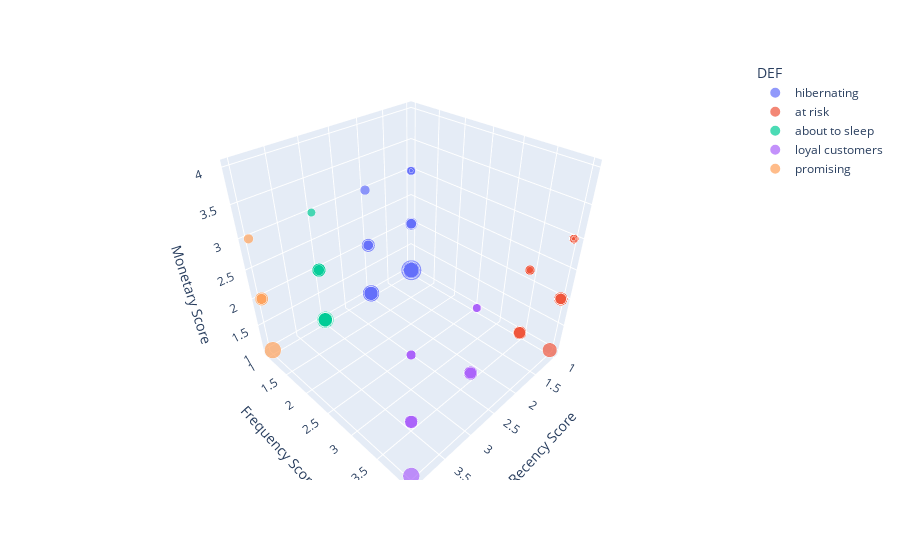

Notebook code for this chart:
### Code cell
import plotly.express as px
count = df_RFM.count()
fig = px.scatter_3d(df_RFM, x='r_quartile', y='f_quartile', z='m_quartile', color='DEF',
                    hover_data=['Segment'],
                    size='Monetary',
                    labels={
                        "r_quartile": "Recency Score",
                        "f_quartile": "Frequency Score",
                        "m_quartile": "Monetary Score"
                    },
                    )
#fig.update_layout(zaxis_title="New X-axis Title")
fig.write_image("output/fig3d.png")
fig.show()
#this 3d chart doesnt really show anything, the amount of money in hibernating customer with low score undermines the resti

### Figure 1 — Plotly figure (JSON) as saved in the notebook; plotly's stock layout.template omitted (floating-point values rounded to 4 significant figures)
{"data": [{"customdata": [["Mid-High-Value"], ["Mid-Low-Value"], ["Mid-Low-Value"], ["Mid-High-Value"], ["Mid-Low-Value"], ["Mid-Low-Value"], ["High-Value"], ["Mid-High-Value"], ["High-Value"], ["Mid-High-Value"], ["Mid-High-Value"], ["High-Value"], ["Low-Value"], ["Mid-Low-Value"], ["Low-Value"], ["Mid-Low-Value"], ["Mid-Low-Value"], ["Mid-Low-Value"], ["Low-Value"], ["Low-Value"], ["Mid-Low-Value"], ["Mid-Low-Value"], ["Mid-High-Value"], ["Mid-Low-Value"], ["Mid-Low-Value"], ["Mid-High-Value"], ["Mid-Low-Value"], ["Mid-Low-Value"], ["Mid-Low-Value"], ["Mid-Low-Value"], ["Mid-Low-Value"], ["Low-Value"]], "hovertemplate": "DEF=hibernating<br>Recency Score=%{x}<br>Frequency Score=%{y}<br>Monetary Score=%{z}<br>Monetary=%{marker.size}<br>Segment=%{customdata[0]}<extra></extra>", "legendgroup": "hibernating", "marker": {"color": "#636efa", "size": [32030.0, 22420.0, 21350.0, 17790.0, 14140.0, 12450.0, 10450.0, 8739.0, 7838.0, 7117.0, 6554.0, 5315.0, 1265.0, 0.0, 0.0, 0.0, 0.0, 0.0, 0.0, 0.0, 0.0, 0.0, 22730.0, 21350.0, 15860.0, 14680.0, 8739.0, 8065.0, 7117.0, 0.0, 0.0, 0.0], "sizemode": "area", "sizeref": 80.07, "symbol": "circle"}, "mode": "markers", "name": "hibernating", "scene": "scene", "showlegend": true, "x": [1, 1, 1, 1, 2, 1, 1, 1, 1, 1, 1, 1, 1, 1, 2, 1, 1, 1, 1, 2, 1, 2, 2, 2, 2, 2, 2, 2, 2, 2, 2, 2], "y": [1, 1, 1, 1, 1, 1, 1, 1, 1, 1, 1, 1, 1, 1, 1, 1, 1, 1, 1, 1, 1, 1, 1, 1, 1, 1, 1, 1, 1, 1, 1, 1], "z": [1, 1, 1, 1, 2, 2, 2, 2, 2, 3, 3, 3, 3, 4, 4, 4, 4, 4, 4, 4, 4, 4, 1, 1, 1, 1, 2, 2, 3, 4, 4, 4], "type": "scatter3d"}, {"customdata": [["Mid-Low-Value"], ["Mid-Low-Value"], ["Mid-Low-Value"], ["Mid-Low-Value"], ["Mid-Low-Value"], ["Mid-Low-Value"], ["Mid-Low-Value"], ["Mid-Low-Value"], ["Mid-Low-Value"], ["Mid-Low-Value"], ["Mid-Low-Value"], ["Mid-Low-Value"], ["Mid-High-Value"], ["Mid-High-Value"], ["Mid-High-Value"], ["Mid-High-Value"], ["Mid-High-Value"], ["Mid-High-Value"], ["Mid-High-Value"], ["Mid-High-Value"], ["Mid-High-Value"], ["Mid-High-Value"], ["Mid-High-Value"], ["Mid-High-Value"], ["Mid-High-Value"], ["Mid-High-Value"], ["Mid-High-Value"], ["Mid-High-Value"], ["Mid-High-Value"], ["Mid-High-Value"], ["Mid-High-Value"], ["Mid-High-Value"], ["Mid-High-Value"], ["Mid-High-Value"], ["Mid-High-Value"], ["Mid-High-Value"], ["Mid-High-Value"], ["Mid-High-Value"], ["Mid-High-Value"], ["Mid-High-Value"], ["Mid-High-Value"], ["Mid-High-Value"], ["Low-Value"], ["Low-Value"], ["Low-Value"], ["Low-Value"], ["Low-Value"], ["Low-Value"], ["Low-Value"], ["Low-Value"], ["Low-Value"], ["Low-Value"], ["Low-Value"], ["Low-Value"], ["Low-Value"], ["Low-Value"], ["Low-Value"], ["Low-Value"], ["Low-Value"], ["Mid-Low-Value"], ["Mid-Low-Value"], ["Mid-Low-Value"], ["Mid-Low-Value"], ["Mid-Low-Value"], ["Mid-Low-Value"], ["Mid-Low-Value"], ["Mid-Low-Value"], ["Mid-Low-Value"], ["Mid-Low-Value"], ["Mid-Low-Value"], ["Mid-Low-Value"], ["Mid-Low-Value"], ["Mid-Low-Value"], ["Mid-Low-Value"], ["Mid-Low-Value"], ["Mid-Low-Value"], ["Mid-Low-Value"], ["Low-Value"], ["Low-Value"], ["Low-Value"], ["Low-Value"], ["Low-Value"], ["Low-Value"], ["Low-Value"], ["Low-Value"], ["Low-Value"]], "hovertemplate": "DEF=at risk<br>Recency Score=%{x}<br>Frequency Score=%{y}<br>Monetary Score=%{z}<br>Monetary=%{marker.size}<br>Segment=%{customdata[0]}<extra></extra>", "legendgroup": "at risk", "marker": {"color": "#EF553B", "size": [16010.0, 14230.0, 14230.0, 14230.0, 14230.0, 14230.0, 14230.0, 14230.0, 14230.0, 14230.0, 14230.0, 14230.0, 10680.0, 10680.0, 10680.0, 10680.0, 10680.0, 10680.0, 9305.0, 7117.0, 7117.0, 7117.0, 7117.0, 7117.0, 7117.0, 7117.0, 7117.0, 7117.0, 7117.0, 7117.0, 7117.0, 7117.0, 7117.0, 5338.0, 5338.0, 5338.0, 5338.0, 5338.0, 5338.0, 5338.0, 5338.0, 5338.0, 2613.0, 1265.0, 1216.0, 0.0, 0.0, 0.0, 0.0, 0.0, 0.0, 0.0, 0.0, 0.0, 0.0, 0.0, 0.0, 0.0, 0.0, 14230.0, 14230.0, 14230.0, 14230.0, 14230.0, 14230.0, 14230.0, 12100.0, 10680.0, 7117.0, 7117.0, 7117.0, 7117.0, 7117.0, 7117.0, 7117.0, 7117.0, 7117.0, 3559.0, 0.0, 0.0, 0.0, 0.0, 0.0, 0.0, 0.0, 0.0], "sizemode": "area", "sizeref": 80.07, "symbol": "circle"}, "mode": "markers", "name": "at risk", "scene": "scene", "showlegend": true, "x": [1, 1, 1, 2, 1, 1, 1, 2, 1, 1, 1, 1, 1, 1, 1, 1, 1, 1, 1, 2, 1, 1, 2, 2, 1, 2, 2, 1, 1, 1, 2, 2, 2, 1, 1, 1, 1, 1, 1, 1, 1, 1, 1, 1, 1, 1, 1, 2, 2, 1, 2, 2, 1, 1, 2, 2, 1, 2, 2, 2, 2, 2, 2, 2, 2, 2, 2, 2, 2, 2, 2, 2, 2, 2, 2, 2, 2, 2, 2, 2, 2, 2, 2, 2, 2, 2], "y": [4, 4, 4, 4, 4, 4, 4, 4, 4, 4, 4, 4, 4, 4, 4, 4, 4, 4, 4, 4, 4, 4, 4, 4, 4, 4, 4, 4, 4, 4, 4, 4, 4, 4, 4, 4, 4, 4, 4, 4, 4, 4, 4, 4, 4, 4, 4, 4, 4, 4, 4, 4, 4, 4, 4, 4, 4, 4, 4, 4, 4, 4, 4, 4, 4, 4, 4, 4, 4, 4, 4, 4, 4, 4, 4, 4, 4, 4, 4, 4, 4, 4, 4, 4, 4, 4], "z": [1, 2, 2, 2, 2, 2, 2, 2, 2, 2, 2, 2, 2, 2, 2, 2, 2, 2, 2, 3, 3, 3, 3, 3, 3, 3, 3, 3, 3, 3, 3, 3, 3, 3, 3, 3, 3, 3, 3, 3, 3, 3, 3, 3, 3, 4, 4, 4, 4, 4, 4, 4, 4, 4, 4, 4, 4, 4, 4, 2, 2, 2, 2, 2, 2, 2, 2, 2, 3, 3, 3, 3, 3, 3, 3, 3, 3, 3, 4, 4, 4, 4, 4, 4, 4, 4], "type": "scatter3d"}, {"customdata": [["Mid-High-Value"], ["Mid-High-Value"], ["Mid-Low-Value"], ["Mid-High-Value"], ["Mid-Low-Value"], ["Low-Value"], ["Mid-Low-Value"], ["Mid-Low-Value"], ["Low-Value"], ["Low-Value"], ["Low-Value"], ["Mid-Low-Value"], ["Low-Value"], ["Low-Value"], ["Low-Value"]], "hovertemplate": "DEF=about to sleep<br>Recency Score=%{x}<br>Frequency Score=%{y}<br>Monetary Score=%{z}<br>Monetary=%{marker.size}<br>Segment=%{customdata[0]}<extra></extra>", "legendgroup": "about to sleep", "marker": {"color": "#00cc96", "size": [21850.0, 18110.0, 15860.0, 14680.0, 8739.0, 0.0, 0.0, 0.0, 17790.0, 14230.0, 14230.0, 5315.0, 0.0, 0.0, 0.0], "sizemode": "area", "sizeref": 80.07, "symbol": "circle"}, "mode": "markers", "name": "about to sleep", "scene": "scene", "showlegend": true, "x": [3, 3, 3, 3, 3, 3, 3, 3, 3, 3, 3, 3, 3, 3, 3], "y": [1, 1, 1, 1, 1, 1, 1, 1, 1, 1, 1, 1, 1, 1, 1], "z": [1, 1, 1, 1, 2, 4, 4, 4, 1, 2, 2, 3, 4, 4, 4], "type": "scatter3d"}, {"customdata": [["Mid-Low-Value"], ["Mid-Low-Value"], ["Mid-Low-Value"], ["Mid-Low-Value"], ["Mid-Low-Value"], ["Mid-Low-Value"], ["Low-Value"], ["Low-Value"], ["Low-Value"], ["Low-Value"], ["Low-Value"], ["Low-Value"], ["Low-Value"], ["Low-Value"], ["Low-Value"], ["Low-Value"], ["Low-Value"], ["Low-Value"], ["Low-Value"], ["Low-Value"], ["Mid-Low-Value"], ["Mid-Low-Value"], ["Mid-Low-Value"], ["Mid-Low-Value"], ["Mid-Low-Value"], ["Mid-Low-Value"], ["Mid-Low-Value"], ["Mid-Low-Value"], ["Mid-Low-Value"], ["Mid-Low-Value"], ["Mid-Low-Value"], ["Mid-Low-Value"], ["Mid-Low-Value"], ["Mid-Low-Value"], ["Mid-Low-Value"], ["Mid-Low-Value"], ["Low-Value"], ["Low-Value"], ["Low-Value"], ["Low-Value"], ["Low-Value"], ["Low-Value"], ["Low-Value"], ["Low-Value"], ["Low-Value"], ["Low-Value"], ["Low-Value"], ["Low-Value"], ["Low-Value"], ["Low-Value"], ["Low-Value"], ["Low-Value"], ["Low-Value"], ["Low-Value"], ["Low-Value"], ["Low-Value"], ["Low-Value"], ["Low-Value"], ["Low-Value"], ["Low-Value"], ["Low-Value"], ["Low-Value"], ["Low-Value"], ["Low-Value"], ["Low-Value"], ["Low-Value"], ["Low-Value"], ["Low-Value"], ["Low-Value"], ["Low-Value"], ["Low-Value"], ["Low-Value"], ["Low-Value"], ["Low-Value"], ["Low-Value"], ["Low-Value"], ["Low-Value"], ["Low-Value"], ["Low-Value"], ["Low-Value"], ["Low-Value"], ["Low-Value"], ["Low-Value"], ["Low-Value"], ["Low-Value"], ["Low-Value"], ["Low-Value"], ["Low-Value"], ["Low-Value"], ["Low-Value"], ["Low-Value"], ["Low-Value"]], "hovertemplate": "DEF=loyal customers<br>Recency Score=%{x}<br>Frequency Score=%{y}<br>Monetary Score=%{z}<br>Monetary=%{marker.size}<br>Segment=%{customdata[0]}<extra></extra>", "legendgroup": "loyal customers", "marker": {"color": "#ab63fa", "size": [14230.0, 14230.0, 14230.0, 14230.0, 7117.0, 7117.0, 0.0, 0.0, 0.0, 0.0, 21350.0, 14230.0, 14230.0, 14230.0, 14230.0, 14230.0, 14230.0, 14230.0, 14230.0, 14230.0, 10680.0, 10630.0, 7117.0, 7117.0, 7117.0, 7117.0, 7117.0, 7117.0, 7117.0, 7117.0, 7117.0, 7117.0, 7117.0, 7117.0, 6050.0, 5338.0, 0.01, 0.0, 0.0, 0.0, 0.0, 0.0, 0.0, 0.0, 0.0, 0.0, 0.0, 0.0, 0.0, 0.0, 0.0, 0.0, 0.0, 0.0, 0.0, 14230.0, 14230.0, 14230.0, 14230.0, 14230.0, 14230.0, 14230.0, 14230.0, 14230.0, 14230.0, 14230.0, 14230.0, 12100.0, 7117.0, 7117.0, 7117.0, 7117.0, 7117.0, 7117.0, 7117.0, 7117.0, 7117.0, 7117.0, 7117.0, 7117.0, 0.01, 0.0, 0.0, 0.0, 0.0, 0.0, 0.0, 0.0, 0.0, 0.0, 0.0, 0.0], "sizemode": "area", "sizeref": 80.07, "symbol": "circle"}, "mode": "markers", "name": "loyal customers", "scene": "scene", "showlegend": true, "x": [3, 3, 3, 3, 3, 3, 3, 3, 3, 3, 4, 3, 3, 3, 4, 3, 4, 3, 4, 3, 3, 3, 4, 3, 4, 3, 3, 3, 3, 4, 3, 3, 4, 3, 3, 3, 3, 4, 4, 3, 3, 3, 3, 3, 4, 4, 3, 3, 3, 3, 3, 3, 3, 3, 4, 4, 4, 4, 4, 4, 4, 4, 4, 4, 4, 4, 4, 4, 4, 4, 4, 4, 4, 4, 4, 4, 4, 4, 4, 4, 4, 4, 4, 4, 4, 4, 4, 4, 4, 4, 4, 4], "y": [4, 4, 4, 4, 4, 4, 4, 4, 4, 4, 4, 4, 4, 4, 4, 4, 4, 4, 4, 4, 4, 4, 4, 4, 4, 4, 4, 4, 4, 4, 4, 4, 4, 4, 4, 4, 4, 4, 4, 4, 4, 4, 4, 4, 4, 4, 4, 4, 4, 4, 4, 4, 4, 4, 4, 4, 4, 4, 4, 4, 4, 4, 4, 4, 4, 4, 4, 4, 4, 4, 4, 4, 4, 4, 4, 4, 4, 4, 4, 4, 4, 4, 4, 4, 4, 4, 4, 4, 4, 4, 4, 4], "z": [2, 2, 2, 2, 3, 3, 4, 4, 4, 4, 1, 2, 2, 2, 2, 2, 2, 2, 2, 2, 2, 2, 3, 3, 3, 3, 3, 3, 3, 3, 3, 3, 3, 3, 3, 3, 3, 4, 4, 4, 4, 4, 4, 4, 4, 4, 4, 4, 4, 4, 4, 4, 4, 4, 4, 2, 2, 2, 2, 2, 2, 2, 2, 2, 2, 2, 2, 2, 3, 3, 3, 3, 3, 3, 3, 3, 3, 3, 3, 3, 3, 4, 4, 4, 4, 4, 4, 4, 4, 4, 4, 4], "type": "scatter3d"}, {"customdata": [["Low-Value"], ["Mid-Low-Value"], ["Low-Value"], ["Low-Value"], ["Low-Value"], ["Low-Value"], ["Low-Value"], ["Low-Value"], ["Low-Value"]], "hovertemplate": "DEF=promising<br>Recency Score=%{x}<br>Frequency Score=%{y}<br>Monetary Score=%{z}<br>Monetary=%{marker.size}<br>Segment=%{customdata[0]}<extra></extra>", "legendgroup": "promising", "marker": {"color": "#FFA15A", "size": [21350.0, 13690.0, 0.0, 8739.0, 8739.0, 7117.0, 0.01, 0.0, 0.0], "sizemode": "area", "sizeref": 80.07, "symbol": "circle"}, "mode": "markers", "name": "promising", "scene": "scene", "showlegend": true, "x": [4, 4, 4, 4, 4, 4, 4, 4, 4], "y": [1, 1, 1, 1, 1, 1, 1, 1, 1], "z": [1, 2, 4, 2, 2, 3, 3, 4, 4], "type": "scatter3d"}], "layout": {"scene": {"domain": {"x": [0.0, 1.0], "y": [0.0, 1.0]}, "xaxis": {"title": {"text": "Recency Score"}}, "yaxis": {"title": {"text": "Frequency Score"}}, "zaxis": {"title": {"text": "Monetary Score"}}}, "legend": {"title": {"text": "DEF"}, "tracegroupgap": 0, "itemsizing": "constant"}, "margin": {"t": 60}}}
